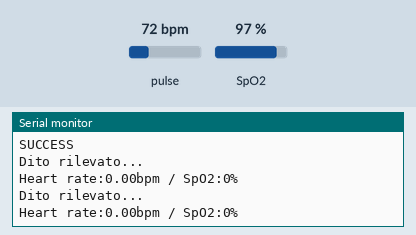
Bench run of a sketch on a simulated ESP32. On the bench: the last lines printed to the serial monitor. The test bench sets the inputs (shaded band); at power-on: pulse 72 bpm, SpO2 97 %. WiFi joins after 1.5 s; servers stay silent unless stated; uploads are accepted with an empty reply.

Above: at 2.9 s.
3.0 s: pulse set to 42 bpm
At 4.4 s:
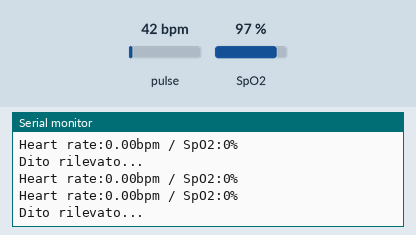
4.5 s: SpO2 set to 80 %
At 5.3 s:
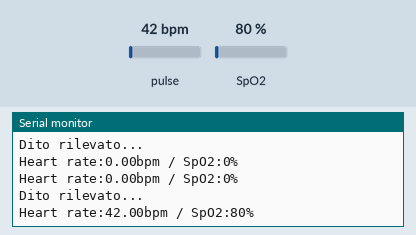
6.0 s: pulse set to 70 bpm
At 9.5 s:
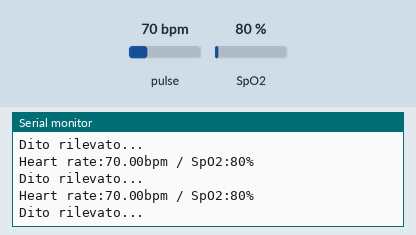
Timing chart, 0 to 11.0 s (numbered marks = the images above; inputs shaded):
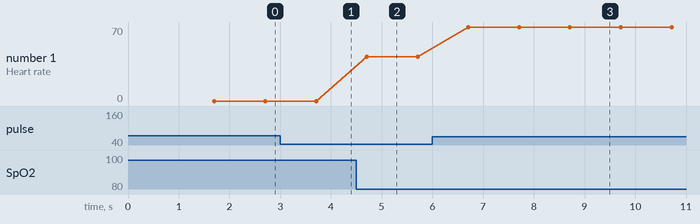

The sketch:

SensoreEsp32_3_def.ino
```cpp
#include <HTTPClient.h>
#include <Wire.h>
#include "MAX30100_PulseOximeter.h"
#define REPORTING_PERIOD_MS     1000

// PulseOximeter is the higher level interface to the sensor
// it offers:
//  * beat detection reporting
//  * heart rate calculation
//  * SpO2 (oxidation level) calculation
PulseOximeter pox;

uint32_t tsLastReport = 0;

const char* serverName = "http://192.168.1.14:8086/query";

const char* server2 ="http://192.168.1.14:8086/write?db=ESP32_Sensore";

HTTPClient http;
HTTPClient http2;


void connessione(){

  const char* ssid = "ssid";
  const char* password = "password";


  WiFi.begin(ssid, password);


  Serial.println("In attesa di connessione...");
  while (WiFi.status() != WL_CONNECTED)
      {
       delay(500);
       Serial.println(".");
      }

}

void iniziaServer()
{

  http.begin(serverName);
  http.addHeader("Content-Type", "application/x-www-form-urlencoded");
  String httpRequestData = "q=CREATE DATABASE ESP32_Sensore";
  int httpResponseCode = http.POST(httpRequestData);
  Serial.print("HTTP Response code: ");
  Serial.println(httpResponseCode);
  http.end();
}

void inviaDati(String s1,String s2)
{
      http2.begin(server2);
      http2.addHeader("Content-Type", "application/x-www-form-urlencoded");

      String dati="Paziente1,Sensore=Max30100 Pulsazioni="+s1+",SPO2="+s2;


      int httpResponseCode=http2.POST(dati);
      Serial.print("HTTP Response code: ");
      Serial.println(httpResponseCode);

      http2.end();

}


// Callback (registered below) fired when a pulse is detected
void onBeatDetected()
{
    Serial.println("Dito rilevato...");
}


void setup()
{
    Serial.begin(115200);

    Serial.println("Initializing pulse oximeter..");
    connessione();
    iniziaServer();
    // Initialize the PulseOximeter instance
    // Failures are generally due to an improper I2C wiring, missing power supply
    // or wrong target chip
    if (!pox.begin()) {
        Serial.println("FAILED");
        for(;;);
    } else {
        Serial.println("SUCCESS");
    }

    // The default current for the IR LED is 50mA and it could be changed
    //   by uncommenting the following line. Check MAX30100_Registers.h for all the
    //   available options.
    // pox.setIRLedCurrent(MAX30100_LED_CURR_7_6MA);

    // Register a callback for the beat detection
    pox.setOnBeatDetectedCallback(onBeatDetected);

}


int i;
String s1,s2;


void loop()
{

    // Make sure to call update as fast as possible


    pox.update();

    // Asynchronously dump heart rate and oxidation levels to the serial
    // For both, a value of 0 means "invalid"
    if (millis() - tsLastReport > REPORTING_PERIOD_MS) {
        String battiti=String(pox.getHeartRate());
        String spo2=String( pox.getSpO2());
        Serial.print("Heart rate:");
        Serial.print(battiti);
        Serial.print("bpm / SpO2:");
        Serial.print(spo2);
        Serial.println("%");
        s1=battiti;
        s2=spo2;
        tsLastReport = millis();
        //inviaDati(battiti,spo2);
        i++;
    }

    if ((s2!="0")&&(i>15))
    {
    Serial.println("invio dati...");
    inviaDati(s1,s2);
    i=0;
    pox.begin();
    }
}
```

Measured:
- after the input at 4.5 s, the serial monitor: prints a new line after 0.21 s (image 2)
- after the input at 6.0 s, the serial monitor: prints a new line after 0.71 s (image 3)
- plotted number 1: 42 → 70 after the input at 6.0 s
